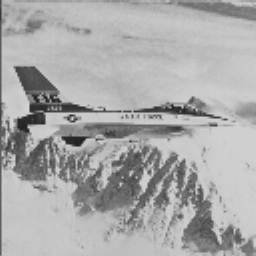
%> input picture jet.bmp, 256 x 256 px
$ octave zad4_3.m   (GNU Octave 9; MATLAB toolbox functions it lacks are replaced by stand-ins)
%> lines starting %> are read from the running program, lines starting %| are printed output that depends on the picture
clearvars;
close all;
clc;
%%
jet = imread('jet.bmp');
%> jet is the input picture: size 256x256 uint8; min 32, max 213, mean 169.3
jetHist  = histeq(jet,256);
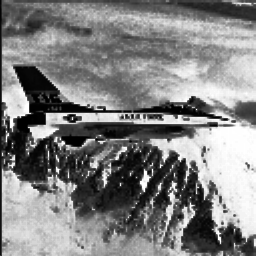
%> jetHist: size 256x256 uint8; min 0, max 255, mean 129.1
jetcumsum = cumsum(jet);
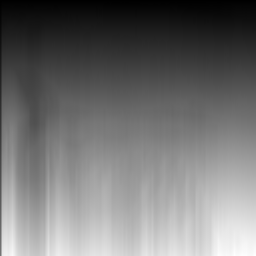
%> jetcumsum: size 256x256 double; min 72, max 48904, mean 22051.1; drawn with min black and max white
